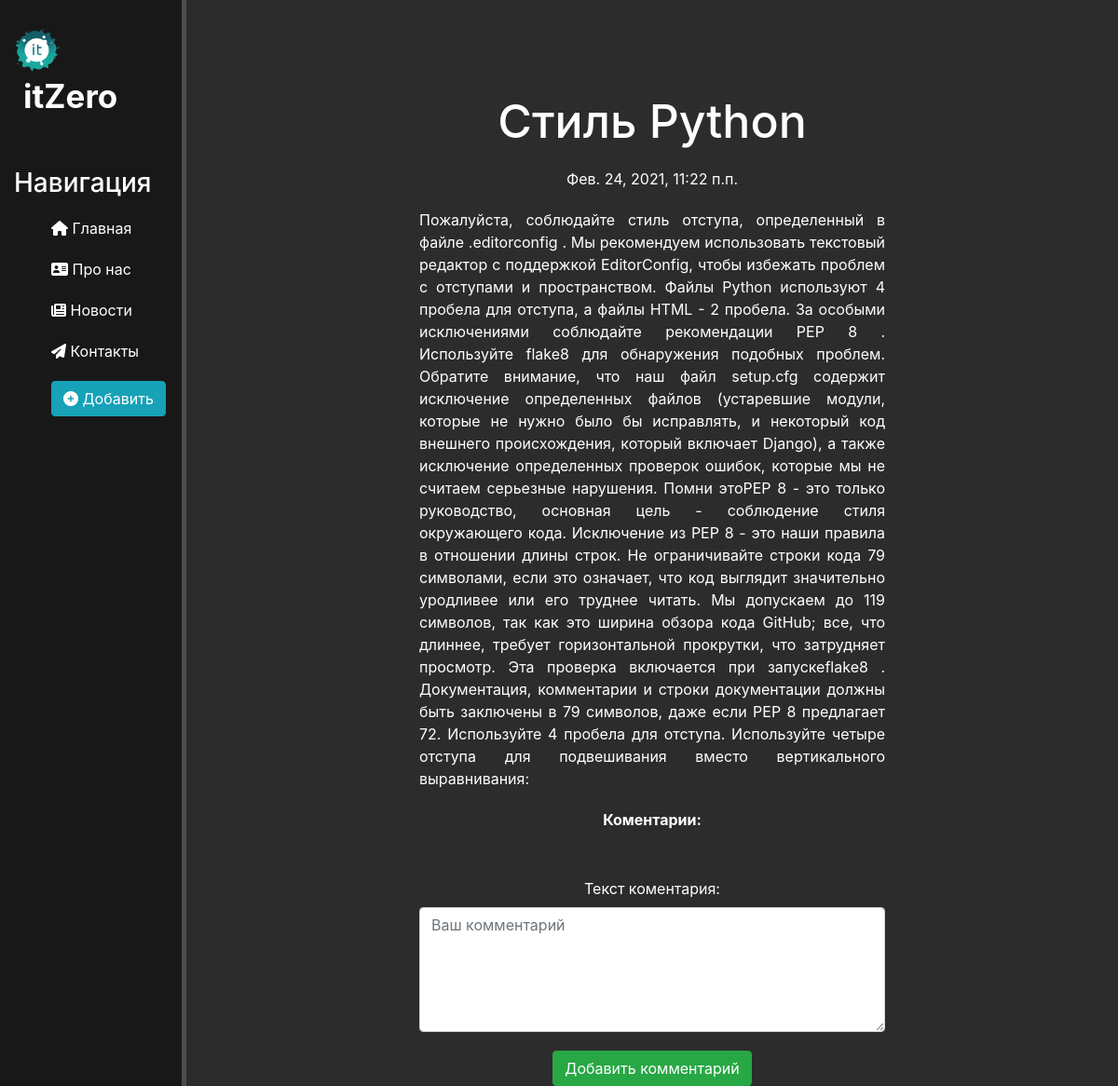
Page /news/16/comment on the committed database.
### news/models.py (models this page shows, shortened)
class Articles(models.Model):
    title = models.CharField('Название', max_length=50, default='')
    anons = models.CharField('Анонс', max_length=250, default='')
    full_text = models.TextField('Статья')
    date = models.DateTimeField(auto_now=True)
    tag = models.CharField('Тег', max_length=20, default='',blank=True)
    class Meta:
        verbose_name = 'Новость'
        verbose_name_plural = 'Новости'

### news/views.py (the view, shortened to what this page needs)
# urls.py: path('<int:pk>', views.NewsDetailView.as_view(), name='news-detail'),
class NewsDetailView(FormMixin, DetailView):
    model = Articles
    template_name = 'news/details_view.html'
    context_object_name = 'article'
    form_class = CommentForm
    success_msg = 'Коментарий успешно создан'

### news/forms.py
class CommentForm(ModelForm):
    class Meta:
        model = Comments
        fields = ['text',]
        widgets = {
            "text": Textarea(attrs={
                'class': 'form-control',
                'placeholder': 'Ваш комментарий',
                'rows': 5,
            }),
        }

### news/templates/news/details_view.html (shortened to what this page needs)
{% extends 'main/layout.html' %}
{% block content %}
    <div class="features">
        <h1>{{ article.title }}</h1>
        <p>{{ article.date }}</p>
        <p class="text-justify">{{ article.full_text }}</p>
        <p><b>Коментарии:</b></p>
        <div>
        <form method="post" id="add_form">
            {{ form.as_p }}
        </form>
    </div>
        <button form="add_form" class="btn btn-success" type="submit">Добавить комментарий</button>
    </div>
{% endblock %}

### main/static/main/css/main.css (style rules this page uses)
body { background: #2c2c2c; }
main .features { color: #fff; margin-top: 100px; text-align: center; }
main .features h1 { font-size: 50px; }
main .features p { max-width: 500px; margin: 20px auto; }
form { margin: auto; width: 500px; margin-top: 50px; }

### rows in the picture
Articles: title "Стиль Python", date "Фев. 24, 2021, 11:22 п.п.", full_text "Пожалуйста, соблюдайте стиль отступа, определенный в файле .editorconfig . Мы рекомендуем использовать текстовый редактор с поддержкой EditorConfig, чтобы избежать проблем с отступами и пространством. Файлы Python используют 4 пробела для отступа, а файлы HTML - 2 пробела. За особыми исключениями соблюдайте рекомендации PEP 8 . Используйте flake8 для обнаружения подобных проблем. Обратите внимание, что наш файл setup.cfg содержит исключение определенных файлов (устаревшие модули, которые не нужно было бы исправлять, и некоторый код внешнего происхождения, который включает Django), а также исключение определенных проверок ошибок, которые мы не считаем серьезные нарушения. Помни этоPEP 8 -…"
